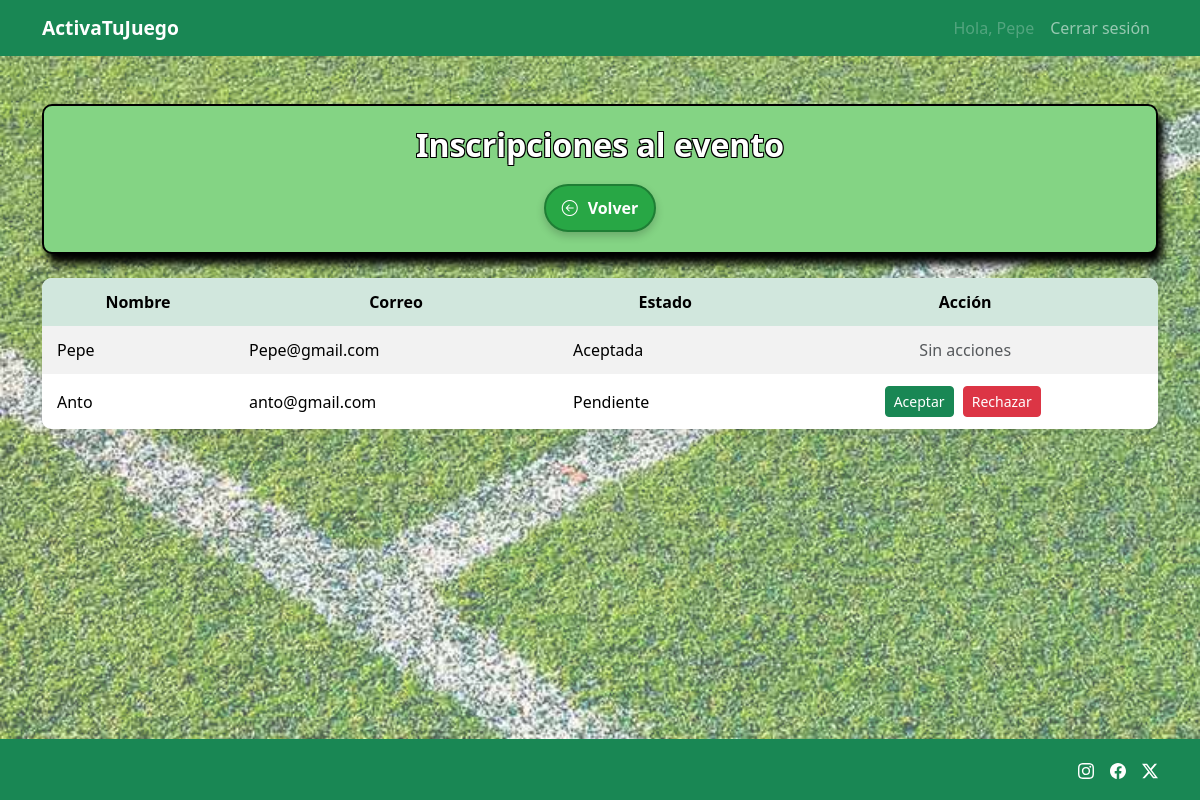
The app's page /views/gestionar_inscripciones.php?evento_id=36 (signed in) with its own data.
### tables this page shows
CREATE TABLE `inscripcion` (
  `id` int(11) NOT NULL,
  `usuario_id` int(11) NOT NULL,
  `evento_id` int(11) NOT NULL,
  `estado` enum('pendiente','aceptada','rechazada') DEFAULT 'pendiente'
);

CREATE TABLE `usuario` (
  `id` int(11) NOT NULL,
  `correo` varchar(100) NOT NULL,
  `nombre` varchar(100) NOT NULL,
  `contraseña` varchar(255) NOT NULL,
  `tipo` enum('jugador','organizador','admin') NOT NULL
);

### models/Evento.php (called while the page is built, shortened)
<?php
class Evento
{
    private $conn;
    public function __construct($connection)
    {
        $this->conn = $connection;
    }
    public function obtenerInscripcionesEvento($evento_id)
    {
        $sql = "SELECT i.id, i.estado, u.nombre, u.correo
            FROM inscripcion i
            JOIN usuario u ON i.usuario_id = u.id
            WHERE i.evento_id = ?";
        $stmt = $this->conn->prepare($sql);
        $stmt->bind_param("i", $evento_id);
        $stmt->execute();
        $result = $stmt->get_result();
        return $result->fetch_all(MYSQLI_ASSOC);
    }
}

### views/gestionar_inscripciones.php (the view, shortened to what this page needs)
<?php
require_once('../config/database.php');
require_once('../models/Evento.php');
include('../includes/header.php');
$eventoModel = new Evento($connection);
$evento_id = intval($_GET['evento_id']);
$inscripciones = $eventoModel->obtenerInscripcionesEvento($evento_id);
?>
<div class="container mt-5 animado" id="anim-eventos">
    <div class="encabezado-eventos text-center mb-4">
        <h1 class="titulo-eventos">Inscripciones al evento</h1>
        <a href="mis_eventos.php" class="btn-historial">
            <i class="bi bi-arrow-left-circle"></i> Volver
        </a>
    </div>
    <div class="table-responsive">
        <table class="table table-bordered table-striped tabla-personalizada">
            <thead class="table-success">
                <tr>
                    <th>Nombre</th>
                    <th>Correo</th>
                    <th>Estado</th>
                    <th>Acción</th>
                </tr>
            </thead>
            <tbody>
                <?php foreach ($inscripciones as $insc): ?>
                    <tr>
                        <td><?= htmlspecialchars($insc['nombre']) ?></td>
                        <td><?= htmlspecialchars($insc['correo']) ?></td>
                        <td><?= ucfirst($insc['estado']) ?></td>
                        <td>
                            <?php if ($insc['estado'] === 'pendiente'): ?>
                                <form method="POST" class="d-inline">
                                    <button type="submit" name="accion" value="aceptar"
                                        class="btn btn-success btn-sm">Aceptar</button>
                                    <button type="submit" name="accion" value="rechazar"
                                        class="btn btn-danger btn-sm">Rechazar</button>
                                </form>
                            <?php else: ?>
                                <span class="text-muted">Sin acciones</span>
                            <?php endif; ?>
                        </td>
                    </tr>
                <?php endforeach; ?>
            </tbody>
        </table>
    </div>
</div>
<?php include('../includes/footer.php'); ?>

### public/css/style.css (style rules this page uses)
body { display: flex; flex-direction: column; min-height: 100vh; position: relative; margin: 0; padding: 0; }
body::before { content: ""; position: fixed; top: 0; left: 0; width: 100%; height: 100%; background: url('../img/fondo_cesped.jpg') no-repeat center center fixed; background-size: cover; opacity: 0.7; z-index: -1; }
.encabezado-eventos { background-color: rgb(132, 212, 132); border: 2px solid black; padding: 20px; border-radius: 10px; margin-bottom: 30px; box-shadow: 5px 10px 8px #000000; }
.animado { opacity: 0; transition: opacity 0.5s ease; }
.animado.visible { animation: slideInLeft 1s ease forwards; }
.btn-historial { display: inline-flex; align-items: center; gap: 10px; background-color: #28a745; color: white; padding: 10px 16px; font-weight: bold; border-radius: 50px; border: 2px solid #1e7e34; text-decoration: none; transition: transform 0.3s ease, background-color 0.3s ease; box-shadow: 0 4px 8px rgba(0, 0, 0, 0.2); }
.titulo-eventos { font-size: 2rem; font-weight: bold; color: white; display: flex; align-items: center; justify-content: center; text-shadow: -1px -1px 0 black, 1px -1px 0 black, -1px 1px 0 black, 1px 1px 0 black; margin-bottom: 20px; }
.table { background-color: white; border-collapse: separate; border-spacing: 0; border-radius: 10px; overflow: hidden; box-shadow: 0 4px 15px rgba(0, 0, 0, 0.1); }
.table thead { font-weight: bold; text-align: center; }
.table th, .table td { border: none; padding: 12px 15px; vertical-align: middle; }
.table td .btn { margin-right: 5px; }
.table td:last-child { text-align: center; }

### records on screen
inscripcion: usuario.nombre "Pepe", usuario.correo "Pepe@gmail.com", estado "Aceptada", shows "Sin acciones"
inscripcion: usuario.nombre "Anto", usuario.correo "anto@gmail.com", estado "Pendiente"

### other values on screen
$_SESSION['nombre'] "Pepe"
